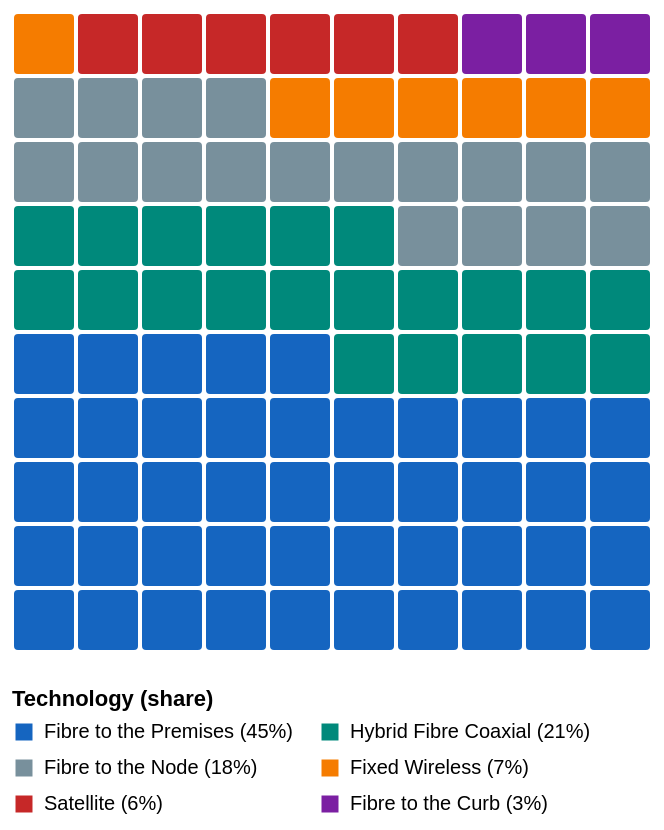

Vega-Lite specification for this chart:
### Vega-Lite specification from a JSON file in a GitHub repository (floating-point values rounded to 4 significant figures)
{"$schema": "https://vega.github.io/schema/vega-lite/v5.json", "description": "Waffle chart: each square represents 1% of the 1,787 ACCC MBA monitored services, coloured by NBN technology type.", "width": 320, "height": 320, "data": {"sequence": {"start": 1, "stop": 101, "as": "i"}}, "transform": [{"calculate": "ceil(datum.i / 10)", "as": "row"}, {"calculate": "((datum.i - 1) % 10) + 1", "as": "col"}, {"calculate": "datum.i <= 45 ? 'Fibre to the Premises (45%)' : datum.i <= 66 ? 'Hybrid Fibre Coaxial (21%)' : datum.i <= 84 ? 'Fibre to the Node (18%)' : datum.i <= 91 ? 'Fixed Wireless (7%)' : datum.i <= 97 ? 'Satellite (6%)' : 'Fibre to the Curb (3%)'", "as": "technology"}], "mark": {"type": "rect", "cornerRadius": 3, "stroke": "white", "strokeWidth": 2}, "encoding": {"x": {"field": "col", "type": "ordinal", "axis": null, "title": null}, "y": {"field": "row", "type": "ordinal", "axis": null, "title": null, "sort": "descending"}, "color": {"field": "technology", "type": "nominal", "scale": {"domain": ["Fibre to the Premises (45%)", "Hybrid Fibre Coaxial (21%)", "Fibre to the Node (18%)", "Fixed Wireless (7%)", "Satellite (6%)", "Fibre to the Curb (3%)"], "range": ["#1565c0", "#00897b", "#78909c", "#f57c00", "#c62828", "#7b1fa2"]}, "legend": {"title": "Technology (share)", "orient": "bottom", "columns": 2, "labelFontSize": 10}}, "tooltip": [{"field": "technology", "type": "nominal", "title": "Technology"}]}, "config": {"background": "transparent", "view": {"stroke": "transparent"}}}
